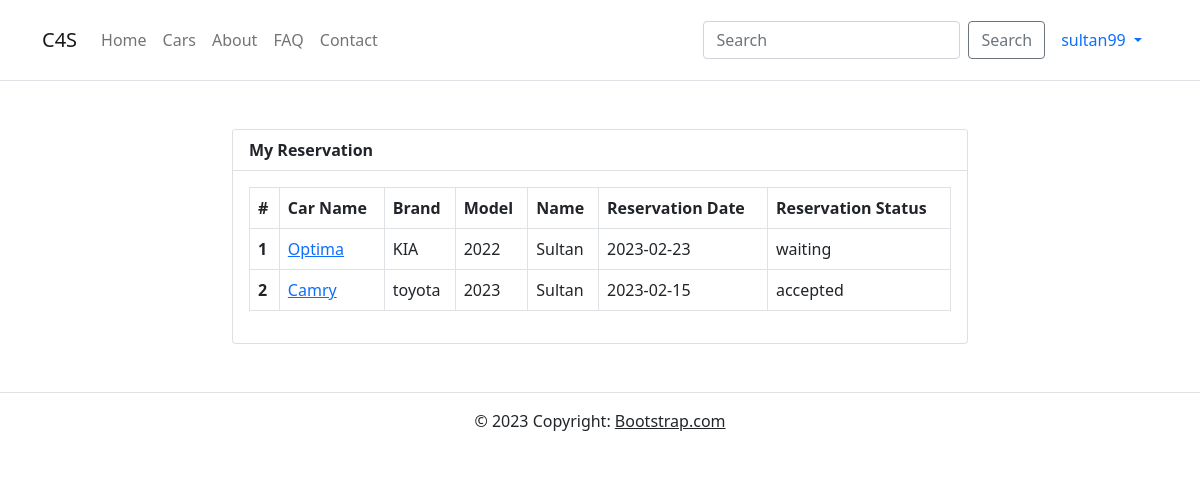
The page /users/reservation.php (signed in) on the database its author committed.
### tables this page shows
CREATE TABLE IF NOT EXISTS `reservation` (
  `id` int(11) NOT NULL AUTO_INCREMENT,
  `date` date NOT NULL,
  `car_id` int(11) NOT NULL,
  `user_id` int(11) NOT NULL,
  `status` char(1) NOT NULL DEFAULT 'w',
  PRIMARY KEY (`id`)
);

CREATE TABLE IF NOT EXISTS `car` (
  `id` int(11) NOT NULL AUTO_INCREMENT,
  `car_name` varchar(255) NOT NULL,
  `email` varchar(255) NOT NULL,
  `phone` varchar(255) NOT NULL,
  `brand` varchar(255) NOT NULL,
  `model` varchar(255) NOT NULL,
  `image` varchar(255) DEFAULT NULL,
  `status` char(1) NOT NULL DEFAULT 'w',
  `date` date NOT NULL,
  `user_id` int(11) NOT NULL,
  PRIMARY KEY (`id`)
);

CREATE TABLE IF NOT EXISTS `tb_user` (
  `id` int(11) NOT NULL AUTO_INCREMENT,
  `name` varchar(50) NOT NULL,
  `username` varchar(25) NOT NULL,
  `email` varchar(50) NOT NULL,
  `password` varchar(50) NOT NULL,
  `is_admin` tinyint(1) NOT NULL DEFAULT 0,
  PRIMARY KEY (`id`)
);

### users/reservation.php (the view, shortened to what this page needs)
<?php
    include "../config/db.php";
    include "../inc/head.php";
    include "../inc/navbar.php";
?>
<div class="container">
    <section class="mt-5">
        <div class="row justify-content-md-center">
            <div class="col-md-8">
                <div class="card">
                    <div class="card-header bg-white fw-bold">
                        My Reservation
                    </div>
                    <div class="card-body">
                        <table class="table table-bordered">
                            <thead>
                                <tr>
                                    <th scope="col">#</th>
                                    <th scope="col">Car Name</th>
                                    <th scope="col">Brand</th>
                                    <th scope="col">Model</th>
                                    <th scope="col">Name</th>
                                    <th scope="col">Reservation Date</th>
                                    <th scope="col">Reservation Status</th>
                                </tr>
                            </thead>
                            <tbody>
                            <?php
                                $myID = $_SESSION['login_id'];
                                @$rows = mysqli_query($conn, "SELECT * FROM reservation WHERE user_id=$myID");
                            ?>
                            <?php foreach ($rows as $key => $row) :
                                $car_id = $row['car_id'];
                                $user_id = $row['user_id'];
                                $car = mysqli_query($conn,"SELECT * FROM car WHERE id='$car_id'");
                                $resCar = mysqli_fetch_assoc($car);
                                $user = mysqli_query($conn,"SELECT * FROM tb_user WHERE id ='$user_id'");
                                $resUser = mysqli_fetch_assoc($user);
                            ?>
                                <tr>
                                    <th scope="row"><?php echo $key+1; ?></th>
                                    <td><a href="view.php?carid=<?php echo $resCar['id'];?>"><?php echo $resCar['car_name']; ?></a></td>
                                    <td><?php echo $resCar['brand']; ?></td>
                                    <td><?php echo $resCar['model']; ?></td>
                                    <td><?php echo $resUser['name']; ?></td>
                                    <td><?php echo $row['date']; ?></td>
                                    <td>
                                        <?php
                                            if($row['status'] == "y")
                                            {
                                                echo "accepted";
                                            }
                                            elseif($row['status'] == "n")
                                            {
                                                echo "canceled";
                                            }
                                            else
                                            {
                                                echo "waiting";
                                            }
                                        ?>
                                    </td>
                                </tr>
                            <?php endforeach; ?>
                            </tbody>
                        </table>
                    </div>
                </div>
            </div>
        </div>
    </section>
</div>
<?php
    include "../inc/footer.php";
?>

### rows shown on the page
reservation: car.car_name "Optima", car.brand "KIA", car.model "2022", user.name "Sultan", date "2023-02-23", status "waiting"
reservation: car.car_name "Camry", car.brand "toyota", car.model "2023", user.name "Sultan", date "2023-02-15", status "accepted"

### other values the page prints
$_SESSION['login_username'] "sultan99"
